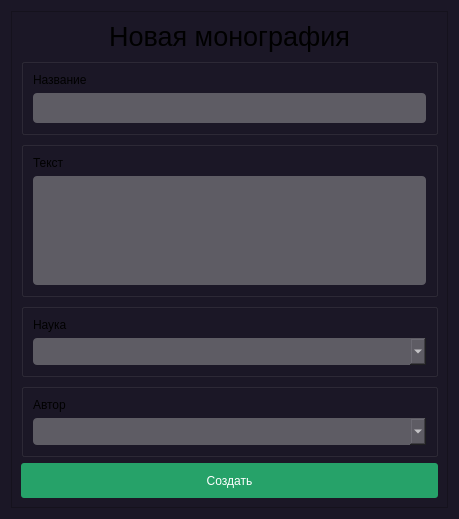
<?xml version="1.0" encoding="UTF-8"?>
<ui version="4.0">
 <class>Dialog</class>
 <widget class="QDialog" name="Dialog">
  <property name="geometry">
   <rect>
    <x>0</x>
    <y>0</y>
    <width>459</width>
    <height>519</height>
   </rect>
  </property>
  <property name="windowTitle">
   <string>Create Monography</string>
  </property>
  <property name="styleSheet">
   <string notr="true">background-color: rgb(27, 23, 38);</string>
  </property>
  <layout class="QVBoxLayout" name="verticalLayout">
   <item>
    <widget class="QFrame" name="frame">
     <property name="styleSheet">
      <string notr="true">QFrame {
	color: #FFFFFF;
};</string>
     </property>
     <property name="frameShape">
      <enum>QFrame::StyledPanel</enum>
     </property>
     <property name="frameShadow">
      <enum>QFrame::Raised</enum>
     </property>
     <layout class="QVBoxLayout" name="verticalLayout_7">
      <item>
       <widget class="QLabel" name="label">
        <property name="maximumSize">
         <size>
          <width>16777215</width>
          <height>50</height>
         </size>
        </property>
        <property name="autoFillBackground">
         <bool>false</bool>
        </property>
        <property name="styleSheet">
         <string notr="true">QLabel {
	font-size: 20pt;
	text-align: center;
}</string>
        </property>
        <property name="text">
         <string>Новая монография</string>
        </property>
        <property name="alignment">
         <set>Qt::AlignCenter</set>
        </property>
       </widget>
      </item>
      <item>
       <widget class="QGroupBox" name="groupBox">
        <property name="title">
         <string/>
        </property>
        <layout class="QVBoxLayout" name="verticalLayout_2">
         <item>
          <widget class="QLabel" name="label_2">
           <property name="text">
            <string>Название</string>
           </property>
          </widget>
         </item>
         <item>
          <widget class="QLineEdit" name="lineEdit">
           <property name="minimumSize">
            <size>
             <width>0</width>
             <height>30</height>
            </size>
           </property>
           <property name="styleSheet">
            <string notr="true">QLineEdit {
	background-color: rgb(94, 92, 100);
	border-radius: 4px;
	color: #FFFFFF;
	padding-left: 3px;
	padding-right: 3px;
}</string>
           </property>
           <property name="text">
            <string/>
           </property>
          </widget>
         </item>
        </layout>
       </widget>
      </item>
      <item>
       <widget class="QGroupBox" name="groupBox_2">
        <property name="title">
         <string/>
        </property>
        <layout class="QVBoxLayout" name="verticalLayout_3">
         <item>
          <widget class="QLabel" name="label_3">
           <property name="text">
            <string>Текст</string>
           </property>
          </widget>
         </item>
         <item>
          <widget class="QTextEdit" name="textEdit">
           <property name="minimumSize">
            <size>
             <width>0</width>
             <height>100</height>
            </size>
           </property>
           <property name="styleSheet">
            <string notr="true">QTextEdit {
	background-color: rgb(94, 92, 100);
	border-radius: 4px;
	color: #FFFFFF;
	padding-left: 3px;
	padding-right: 3px;
}</string>
           </property>
          </widget>
         </item>
        </layout>
       </widget>
      </item>
      <item>
       <widget class="QGroupBox" name="groupBox_5">
        <property name="title">
         <string/>
        </property>
        <layout class="QVBoxLayout" name="verticalLayout_6">
         <item>
          <widget class="QLabel" name="label_6">
           <property name="text">
            <string>Наука</string>
           </property>
          </widget>
         </item>
         <item>
          <widget class="QComboBox" name="comboBox">
           <property name="minimumSize">
            <size>
             <width>220</width>
             <height>27</height>
            </size>
           </property>
           <property name="maximumSize">
            <size>
             <width>16777215</width>
             <height>16777215</height>
            </size>
           </property>
           <property name="styleSheet">
            <string notr="true">QComboBox {
	background-color: rgb(94, 92, 100);
	border-radius: 4px;
	color: #FFFFFF;
}</string>
           </property>
          </widget>
         </item>
        </layout>
       </widget>
      </item>
      <item>
       <widget class="QGroupBox" name="groupBox_6">
        <property name="title">
         <string/>
        </property>
        <layout class="QVBoxLayout" name="verticalLayout_8">
         <item>
          <widget class="QLabel" name="label_7">
           <property name="text">
            <string>Автор</string>
           </property>
          </widget>
         </item>
         <item>
          <widget class="QComboBox" name="comboBox_2">
           <property name="minimumSize">
            <size>
             <width>220</width>
             <height>27</height>
            </size>
           </property>
           <property name="maximumSize">
            <size>
             <width>16777215</width>
             <height>16777215</height>
            </size>
           </property>
           <property name="styleSheet">
            <string notr="true">QComboBox {
	background-color: rgb(94, 92, 100);
	border-radius: 4px;
	color: #FFFFFF;
}</string>
           </property>
          </widget>
         </item>
        </layout>
       </widget>
      </item>
      <item>
       <widget class="QPushButton" name="addButton_6">
        <property name="sizePolicy">
         <sizepolicy hsizetype="Minimum" vsizetype="Minimum">
          <horstretch>0</horstretch>
          <verstretch>0</verstretch>
         </sizepolicy>
        </property>
        <property name="maximumSize">
         <size>
          <width>16777215</width>
          <height>40</height>
         </size>
        </property>
        <property name="cursor">
         <cursorShape>PointingHandCursor</cursorShape>
        </property>
        <property name="styleSheet">
         <string notr="true">QPushButton {
	background-color: rgb(38, 162, 105);
	border-radius: 3px;
	height: 35px;
	color: #FFFFFF;
}
QPushButton:hover {
	background-color: rgb(44, 186, 119);
}</string>
        </property>
        <property name="text">
         <string>Создать</string>
        </property>
       </widget>
      </item>
     </layout>
    </widget>
   </item>
  </layout>
 </widget>
 <resources/>
 <connections/>
</ui>
